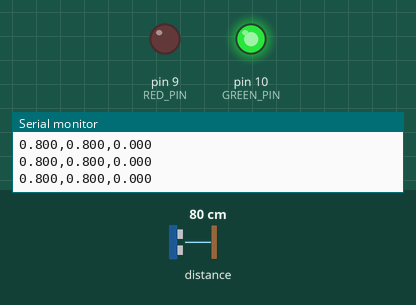
Recording of a sketch running on a simulated Arduino Uno, built with avr-gcc and run on an emulated ATmega328P. Shown: output pins drawn as LEDs (lit = HIGH), the last lines printed to the serial monitor. Inputs (shaded band) come from the test bench; at power-on: distance to the obstacle 80 cm.

Above: at 1.5 s.
1.6 s: distance to the obstacle set to 2 cm
At 2.6 s:
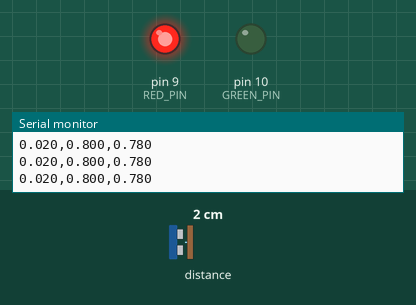
Timing chart, 0 to 4.6 s (numbered marks = the images above; inputs shaded):
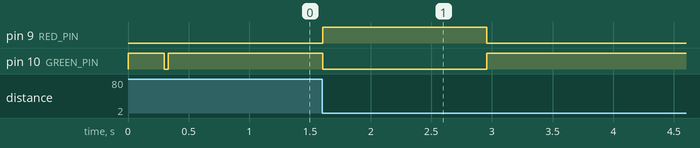

Measured:
- after the input at 1.6 s, pin 9 (RED_PIN): LOW → HIGH at once, → LOW 1.4 s later; pin 10 (GREEN_PIN): HIGH → LOW at once, → HIGH 1.4 s later

The sketch:

kalman_vl53l0x.ino
```cpp
/*
 * Проект: Фильтрация расстояния с датчика VL53L0X (ToF) с помощью фильтра Калмана и стробирования
 * Автор: Студент 2 курса
 * Описание:
 *   Считывает дистанцию с оптического дальномера VL53L0X,
 *   отсекает резкие выбросы (стробирование по Delta_max),
 *   сглаживает шум одномерным фильтром Калмана
 *   и выводит состояние на RGB-светодиод KY-016 (зеленый = норма, красный = аномалия).
 *
 * Подключение:
 *   VL53L0X -> Arduino Uno / Nano:
 *     VIN  -> 5V (или 3.3V в зависимости от платы датчика с регулятором)
 *     GND  -> GND
 *     SDA  -> A4 (I2C Data)
 *     SCL  -> A5 (I2C Clock)
 *
 *   KY-016 (RGB LED) -> Arduino:
 *     - (GND) -> GND
 *     R       -> Pin 9  (Красный канал через резистор)
 *     G       -> Pin 10 (Зеленый канал через резистор)
 *     B       -> не подключен (или GND)
 *
 *   ВНИМАНИЕ ПО СВЕТОДИОДУ:
 *   Если у вашего KY-016 общий анод (+), поменяйте HIGH и LOW местами,
 *   либо используйте макросы LED_ON / LED_OFF.
 */

#include <Wire.h>
#include "Adafruit_VL53L0X.h"
#include <math.h>

// Создаем объект дальномера
Adafruit_VL53L0X lox = Adafruit_VL53L0X();

// Пины для индикатора
const int RED_PIN = 9;
const int GREEN_PIN = 10;

// ==========================================
// Параметры фильтра Калмана и стробирования
// ==========================================
// Q — ковариация шума процесса (насколько динамично может меняться расстояние)
// R — дисперсия шума измерений (собственный шум дальномера VL53L0X)
// Delta_max — порог стробирования (максимально допустимый скачок за один такт, в метрах)
float Q = 0.2;
float R = 0.5;
float Delta_max = 0.05; // 30 см (0.3 м)

// Переменные состояния фильтра
float x_est = 0.0;         // Оценка расстояния (в метрах)
float P = 1.0;             // Ошибка ковариации оценки
bool isInitialized = false; // Флаг первого замера (переименован, чтобы не конфликтовать с init() в ядре Arduino)

// Защита от "залипания": если объект реально быстро переместили,
// и все замеры попадают в аномалии подряд, через N замеров сбрасываем фильтр на новое значение.
int consecutiveAnomalies = 0;
const int MAX_ANOMALIES = 15; // 15 замеров * 50 мс ≈ 0.75 секунды

void setup() {
  // Инициализация последовательного порта для Плоттера
  Serial.begin(9600);

  // Настройка пинов индикации
  pinMode(RED_PIN, OUTPUT);
  pinMode(GREEN_PIN, OUTPUT);
  digitalWrite(RED_PIN, LOW);
  digitalWrite(GREEN_PIN, LOW);

  // Запуск дальномера
  if (!lox.begin()) {
    Serial.println(F("Ошибка: Датчик VL53L0X не найден! Проверьте подключение SDA/SCL и питание."));
    // Мигаем красным светодиодом, если нет связи с датчиком
    while (1) {
      digitalWrite(RED_PIN, HIGH);
      delay(200);
      digitalWrite(RED_PIN, LOW);
      delay(200);
    }
  }

  // Приветственный сигнал: зеленый светодиод мигнет один раз
  digitalWrite(GREEN_PIN, HIGH);
  delay(300);
  digitalWrite(GREEN_PIN, LOW);
}

void loop() {
  VL53L0X_RangingMeasurementData_t measure;
  lox.rangingTest(&measure, false);

  // Игнорируем только статус 4 (полностью вне зоны видимости), остальное берем!
  if (measure.RangeStatus != 4) {
    float z_k = measure.RangeMilliMeter / 1000.0;

    if (!isInitialized) {
      x_est = z_k;
      isInitialized = true;
      consecutiveAnomalies = 0;
    }

    float x_pred = x_est;
    float P_pred = P + Q;

    // Считаем скачок (невязку)
    float residual = fabs(z_k - x_pred);

    if (residual <= Delta_max) {
      // === НОРМА ===
      consecutiveAnomalies = 0;
      float K = P_pred / (P_pred + R);
      x_est = x_pred + K * (z_k - x_pred);
      P = (1.0 - K) * P_pred;

      digitalWrite(GREEN_PIN, HIGH);
      digitalWrite(RED_PIN, LOW);
    } else {
      // === АНОМАЛИЯ (СТРОБИРОВАНИЕ) ===
      consecutiveAnomalies++;
      x_est = x_pred;
      P = P_pred;

      digitalWrite(GREEN_PIN, LOW);
      digitalWrite(RED_PIN, HIGH);

      if (consecutiveAnomalies > MAX_ANOMALIES) {
        x_est = z_k;
        P = 1.0;
        consecutiveAnomalies = 0;
      }
    }

    // Выводим в Плоттер порта 3 графика:
    // Синий - датчик, Красный - фильтр, Зеленый - размер скачка
    Serial.print(z_k, 3);
    Serial.print(",");
    Serial.print(x_est, 3);
    Serial.print(",");
    Serial.println(residual, 3);
  }

  delay(50);
}
```
